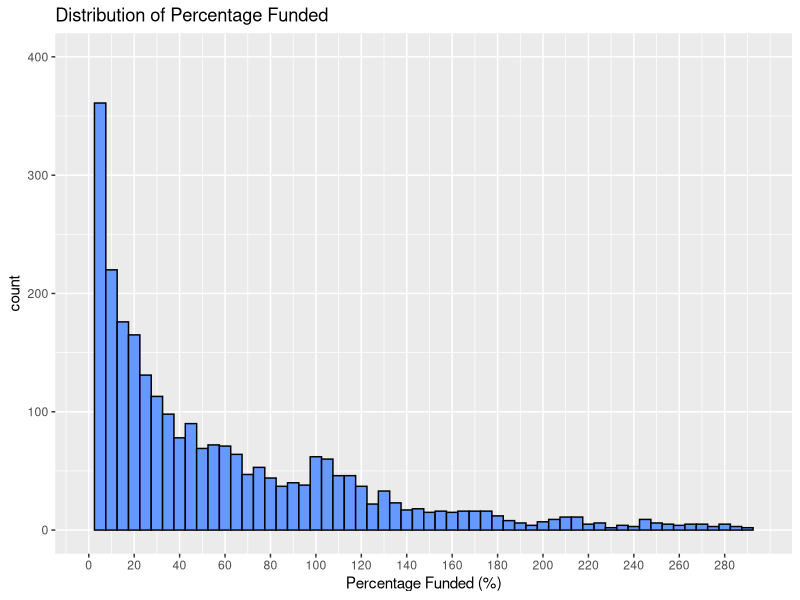
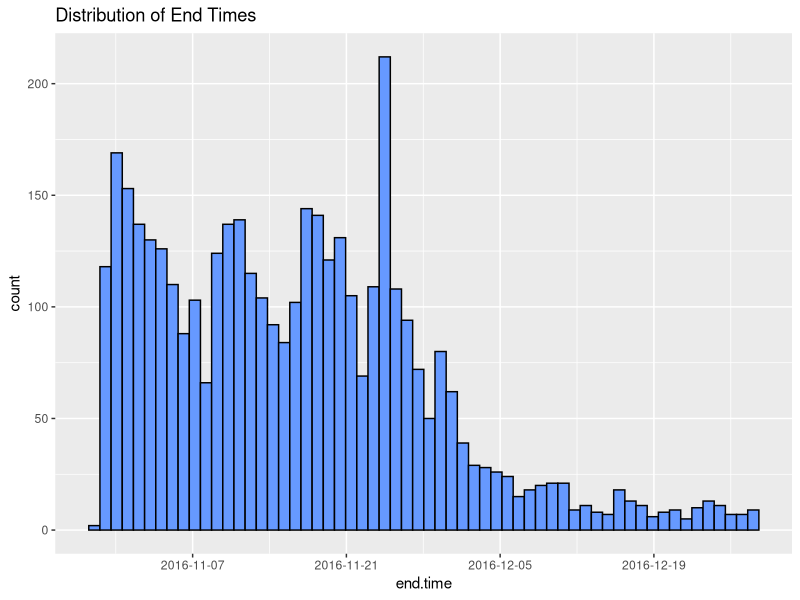
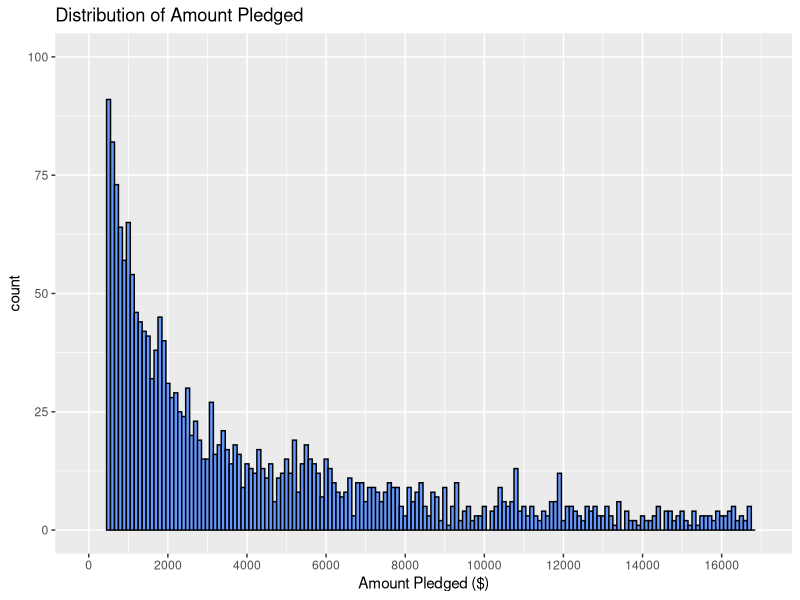
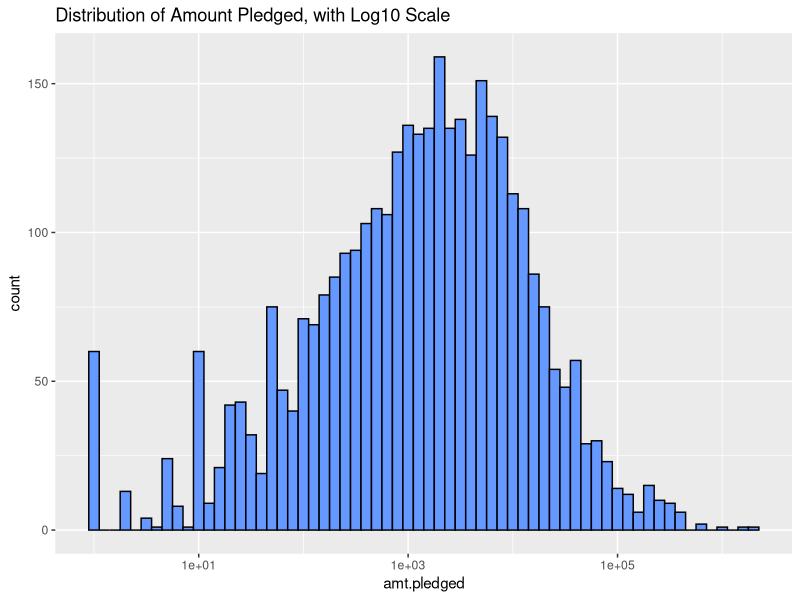
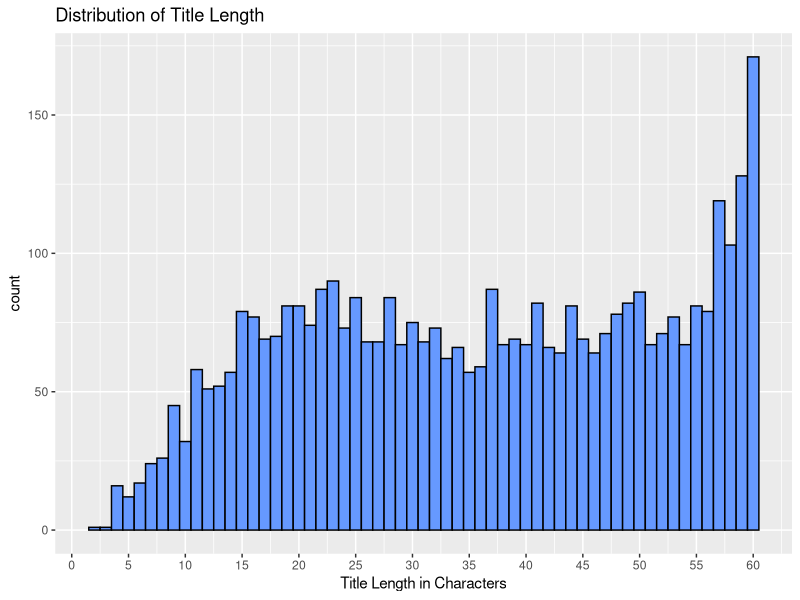
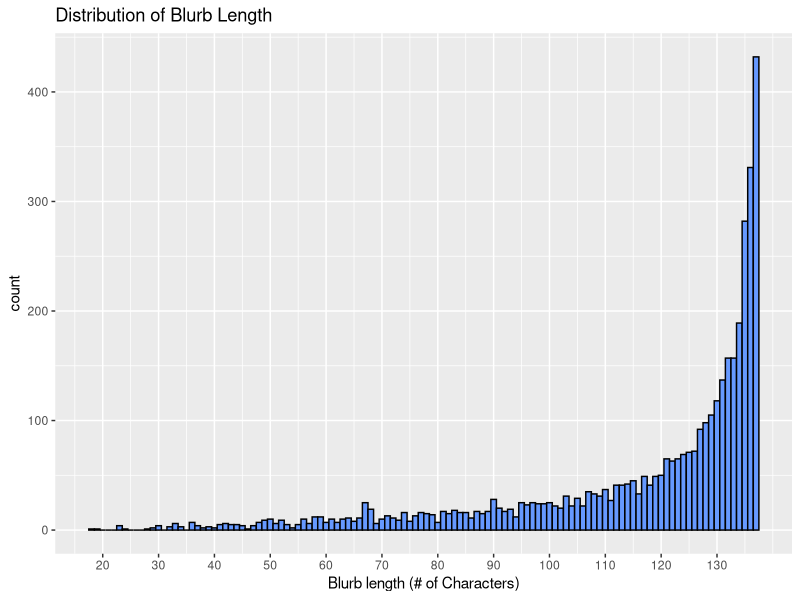
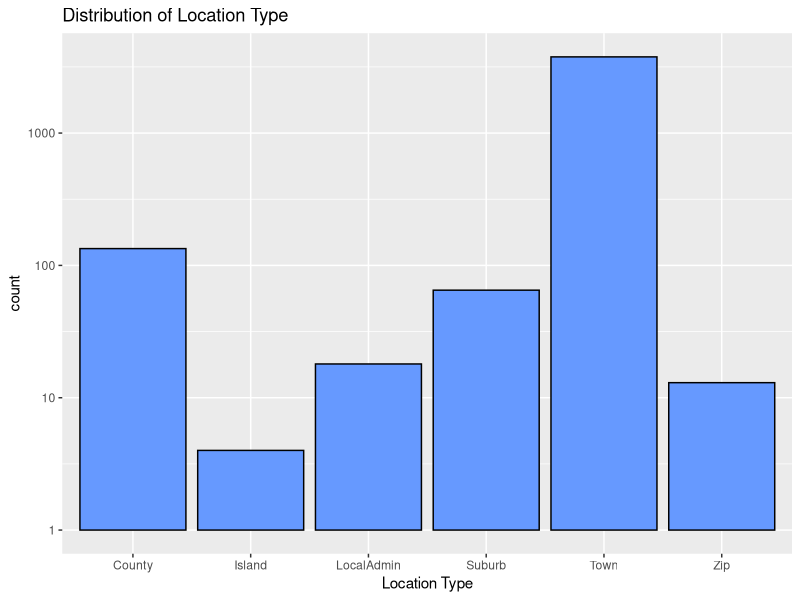
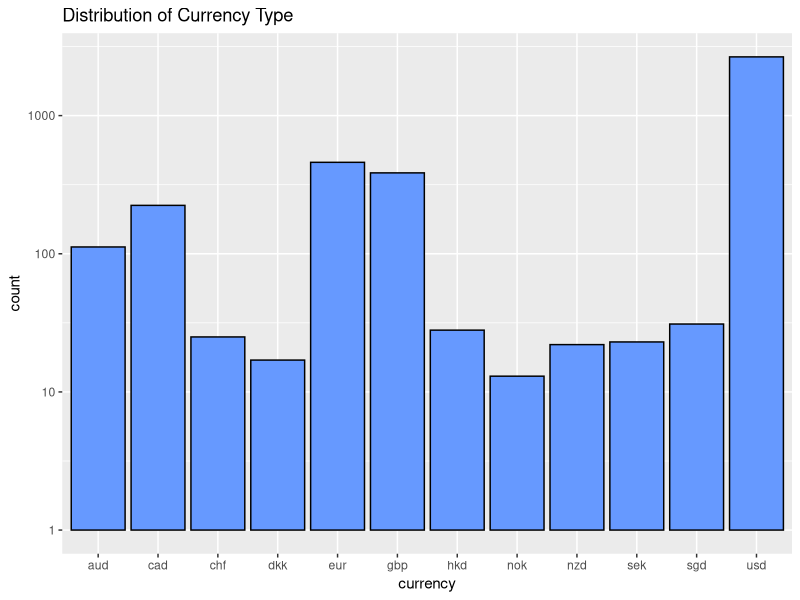

Write the R code that produced these figures, in order.
## ---- chunk 1
knitr::opts_chunk$set(echo=FALSE, warning=FALSE, message=FALSE)
## ---- chunk 2
# Load all of the packages that you end up using
# in your analysis in this code chunk.

# Notice that the parameter "echo" was set to FALSE for this code chunk.
# This prevents the code from displaying in the knitted HTML output.
# You should set echo=FALSE for all code chunks in your file.

library(ggplot2)
library(lubridate)
## ---- chunk 3
# Load the Data
ks <- read.csv(file="live.csv")
ks$X <- NULL
ks$end.time = as_date(ks$end.time)

start_time = week(as_date("2016-10-29"))
ks$weeks.until.end = week(ks$end.time) - start_time
ks$weeks.until.end <- factor(ks$weeks.until.end, levels = seq(8,0))

ggplot<- function(...) ggplot2::ggplot(...) + scale_color_brewer(palette="Spectral")
def <- "#6699FF"
color <- "black"
## ---- chunk 4
percent_funded_adjusted = quantile(ks$percentage.funded, 0.95)

ggplot(ks, aes(x = percentage.funded)) +
  geom_histogram(binwidth = 5, fill=def, color="black") +
  scale_x_continuous(breaks = seq(0, percent_funded_adjusted, 20), limits=c(0, percent_funded_adjusted)) +
  ylim(0, 400) + 
  labs(title="Distribution of Percentage Funded") +
  xlab("Percentage Funded (%)")

summary(ks$percentage.funded)
## ---- chunk 5
ggplot(ks, aes(x=end.time)) +
  geom_histogram(bins=60, fill=def, color="black") +
  scale_x_date(date_breaks = "2 weeks") +
  labs(title="Distribution of End Times")
## ---- chunk 6
amt_pledged_adjusted = quantile(ks$amt.pledged, 0.90)

ggplot(ks, aes(x = amt.pledged)) +
  geom_histogram(binwidth = 100, fill=def, color="black") +
  scale_x_continuous(breaks=seq(0, amt_pledged_adjusted, 2000),limits = c(0, amt_pledged_adjusted)) + 
  ylim(0, 100) +
  labs(title="Distribution of Amount Pledged") +
  xlab("Amount Pledged ($)")

summary(ks$amt.pledged)
## ---- chunk 7
ggplot(ks, aes(x = amt.pledged)) +
  geom_histogram(binwidth = .1, fill=def, color="black") +
  scale_x_log10() + 
  labs(title="Distribution of Amount Pledged, with Log10 Scale")

summary(ks$amt.pledged)
## ---- chunk 8
ggplot(ks, aes(x = title.length)) +
  geom_histogram(binwidth = 1, fill=def, color="black") +
  scale_x_continuous(breaks=seq(0, max(ks$title.length), 5)) +
  labs(title="Distribution of Title Length") +
  xlab("Title Length in Characters")

summary(ks$title.length)
## ---- chunk 9

ggplot(ks, aes(x = blurb.length)) +
  geom_histogram(binwidth = 1, fill=def, color="black") +
  scale_x_continuous(breaks=seq(0, max(ks$blurb.length), 10)) +
  labs(title="Distribution of Blurb Length") +
  xlab("Blurb length (# of Characters)")
## ---- chunk 10
ggplot(ks, aes(x = type)) +
  geom_histogram(binwidth = 1, stat="count", fill=def, color="black") +
  scale_y_log10(breaks = 10^(0:3)) +
  labs(title="Distribution of Location Type") +
  xlab("Location Type")
## ---- chunk 11
ggplot(ks, aes(x = currency)) +
  geom_histogram(binwidth = 1, stat="count", fill=def, color="black") +
  scale_y_log10(breaks = 10^(0:3)) +
  labs(title="Distribution of Currency Type")
## ---- chunk 12
top_countries <- table(ks$country)
top_countries <- as.data.frame(top_countries)
top_countries <- subset(top_countries, Freq > 3)

ggplot(subset(ks, country %in% top_countries$Var1), aes(x=country)) +
  geom_histogram(stat="count", fill=def, color="black") +
  scale_y_log10(breaks= 10^(0:3)) +
  labs(title="Distribution of Item Counts by Country")

## ---- chunk 13
str(ks)
## ---- chunk 14
ggplot(ks, aes(x=title.length, y=blurb.length)) +
  geom_jitter(alpha=0.5) +
  scale_x_continuous(breaks=seq(0, 60, 10)) +
  scale_y_continuous(breaks=seq(0, 150, 20)) + 
  labs(title="Comparing Title and Blurb Lengths") +
  ylab("Blurb Length in Characters") +
  xlab("Title Length in Characters")
## ---- chunk 15
ggplot(ks, aes(x=title.length, y=amt.pledged)) +
  geom_jitter(alpha=0.5) +
  ylim(0, 450000) +
  scale_x_continuous(breaks=seq(0, 60, 10)) +
  labs(title="Comparing Title Lengths and Amt Pledged") +
  xlab("Title Length in Characters") +
  ylab("Amount Pledged in $")
## ---- chunk 16
ggplot(ks, aes(x=title.length, y=percentage.funded)) +
  geom_jitter(alpha=0.5) +
  ylim(0, 1000) +
  scale_x_continuous(breaks=seq(0, 60, 10)) +
  labs(title="Comparing Title Lengths and Percentage Funded") +
  ylab("Percentage Funded %") +
  xlab("Title Length in Characters")
## ---- chunk 17
ggplot(ks, aes(x=blurb.length, y=amt.pledged)) +
  geom_jitter(alpha=0.5) +
  ylim(0, 400000) +
  scale_x_continuous(breaks=seq(0, 150, 20)) +
  labs(title="Comparing Blurb Lengths and Amt Pledged") +
  xlab("Blurb Length in Characters") +
  ylab("Amount Pledged in $")
## ---- chunk 18
ggplot(ks, aes(x=blurb.length, y=percentage.funded)) +
  geom_jitter(alpha=0.5) +
  ylim(0, 250) +
  scale_x_continuous(breaks=seq(0, 150, 20)) +
  labs(title="Comparing Blurb Lengths and Percentage Funded") +
  ylab("Percentage Funded %") +
  xlab("Blurb Length in Characters")
## ---- chunk 19
ggplot(ks, aes(x=amt.pledged, y=percentage.funded)) +
  geom_point(alpha=0.5) +
  coord_cartesian(xlim=c(0,50000), ylim=c(0, 250)) +
  labs(title="Comparing Amount Pledged vs Percent Funded") +
  xlab("Amount Pledged $") +
  ylab("Percentage Funded %")
## ---- chunk 20
ggplot(ks, aes(x=end.time, y=percentage.funded)) +
  geom_jitter(alpha=0.5) +
  ylim(0, 250) +
  labs(title="Percentage Funded By End Time", x="Date") +
  ylab("Percentage Funded %")

## ---- chunk 21
ggplot(ks, aes(x = weeks.until.end, y=percentage.funded)) +
  geom_boxplot() +
  scale_y_continuous(limits = c(0, 150)) +
  ylab("Percentage Funded") +
  labs(title = "Comparing Percentage Funded by Weeks Remaining")
## ---- chunk 22
ggplot(ks, aes(x = weeks.until.end, y=amt.pledged)) +
  geom_boxplot() +
  scale_y_continuous(limits = c(0, 2500)) +
  ylab("Amount Pledged") +
  labs(title = "Comparing Amount Pledged by Weeks Remaining")
## ---- chunk 23
interesting.currency <- subset(ks, ks$currency %in% c("aud", "cad", "usd", "eur","gdp"))

ggplot(interesting.currency, aes(x = currency, y = amt.pledged)) +
  geom_boxplot() +
  scale_y_continuous(limits = c(0, 1500)) +
  ylab("Amount Pledged") +
  labs(title = "Comparing Amount Pledged across Top Currencies")
## ---- chunk 24
cor(subset(ks, select = c(title.length, blurb.length, percentage.funded, amt.pledged)))
## ---- chunk 25
ggplot(interesting.currency, aes(x=title.length, y=blurb.length)) +
  geom_jitter(alpha = .6, aes(color=currency)) +
  labs(title="Comparing Title and Blurb Lengths by Currency Used") +
  xlab("Title Length in Characters") + ylab("Blurb Length in Characters")
## ---- chunk 26
ggplot(interesting.currency, aes(x=amt.pledged, y=percentage.funded)) +
  geom_point(alpha = .6, aes(color=currency)) +
  coord_cartesian(xlim=c(0,50000), ylim=c(0, 250)) +
  labs(title="Comparing Amount Pledged and Percent Funded by Currency") +
  xlab("Amount Pledged $") +
  ylab("Percentage Funded %")
  
## ---- chunk 27
ggplot(interesting.currency, aes(x=blurb.length, y=percentage.funded)) +
  geom_point(alpha = .6, aes(color=currency)) +
  scale_x_continuous(breaks=seq(0, 150, 25)) +
  ylim(0, 250) +
  labs(title="Comparing Blurb Length and Percent Funded by Currency") +
  xlab("Blurb Length in Characters") +
  ylab("Percentage Funded %")
## ---- chunk 28
ggplot(interesting.currency, aes(x=title.length, y=amt.pledged)) +
  geom_jitter(alpha = .6, aes(color=currency)) +
  scale_y_continuous(breaks=seq(0,100000, 25000), limits = c(0, 100000)) +
  scale_x_continuous(breaks=seq(0, 60, 10)) +
  labs(title="Comparing Title Length and Percent Funded by Currency") +
  ylab("Amount Pledged in $") + xlab("Title Length in Words")
## ---- chunk 29
ggplot(ks, aes(x=amt.pledged, y=percentage.funded)) +
  geom_point(alpha = .6, aes(color=weeks.until.end)) +
  coord_cartesian(xlim=c(0,25000), ylim=c(0, 300)) +
  labs(title="Comparing Amount Pledged and Percent Funded by Weeks Until End") +
  xlab("Amount Pledged $") +
  ylab("Percentage Funded %")
## ---- chunk 30
ggplot(ks, aes(x = percentage.funded)) +
  geom_histogram(binwidth = 5, fill=def, color="black") +
  scale_x_continuous(breaks=seq(0, 300, 20), limits = c(0, 300)) +
  ylim(0, 400) + 
  labs(title="Distribution of Percentage Funded") +
  xlab("Percentage Funded %")

summary(ks$percentage.funded)
## ---- chunk 31
ggplot(ks, aes(x=percentage.funded)) +
  geom_histogram(binwidth = 10, fill=def, color="black") +
  scale_x_continuous(breaks=seq(0, 300, 50), limits = c(0, 300)) +
  ylim(0, 25) +
  facet_wrap(~ weeks.until.end) +
  labs(title="Percentage Funded by Weeks Until End") +
  xlab("Percentage Funded %")
## ---- chunk 32
ggplot(ks, aes(x = weeks.until.end, y=percentage.funded)) +
  geom_boxplot() +
  scale_y_continuous(limits = c(0, 150)) +
  ylab("Percentage Funded") +
  labs(title = "Comparing Percentage Funded by Weeks Remaining")

oneway.test(percentage.funded ~ weeks.until.end, ks)

pairwise.t.test(ks$percentage.funded, ks$weeks.until.end, p.adj="none")
